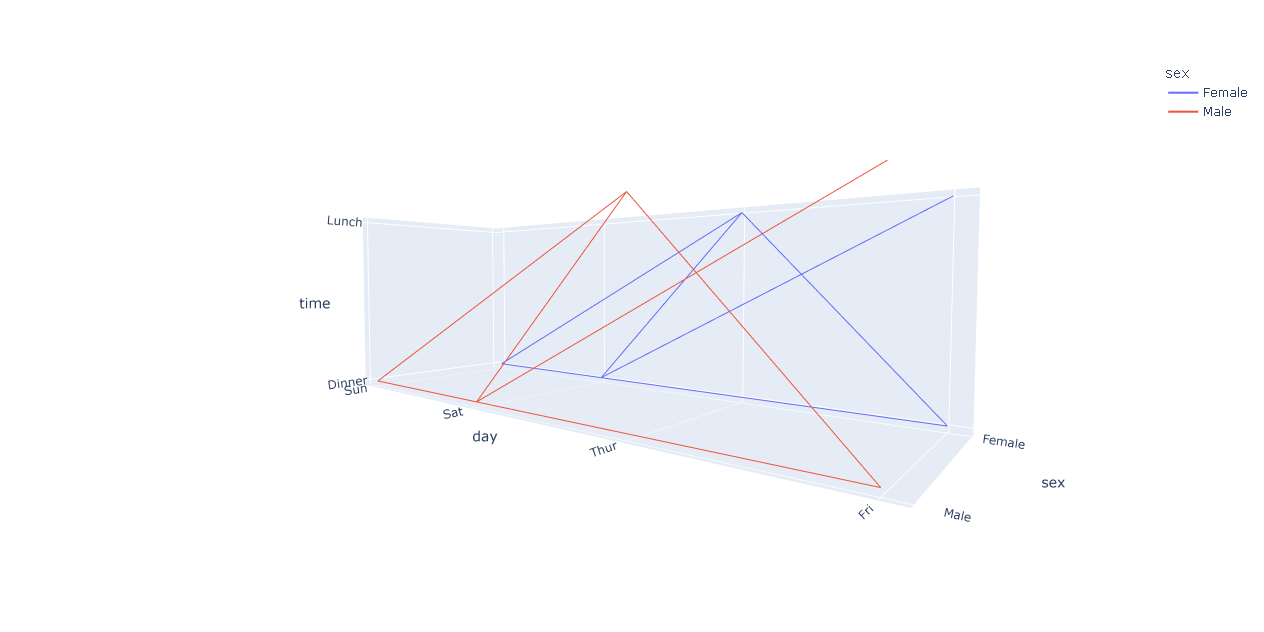

This chart was generated by the following Python code:
import plotly.express as px # Biblioteca usada para criar gráficos

df = px.data.tips() # DataFrame com conjunto de dados
fig = px.line_3d(df, x="sex", y="day",
                 z="time", color="sex") # Cria o objeto com os dados de x e y automaticamente por plotly.
fig.show() # Plota o gráfico

# plotly.express pode criar toda a fígura de uma só vez. Ele usa a graph_objects internamente
